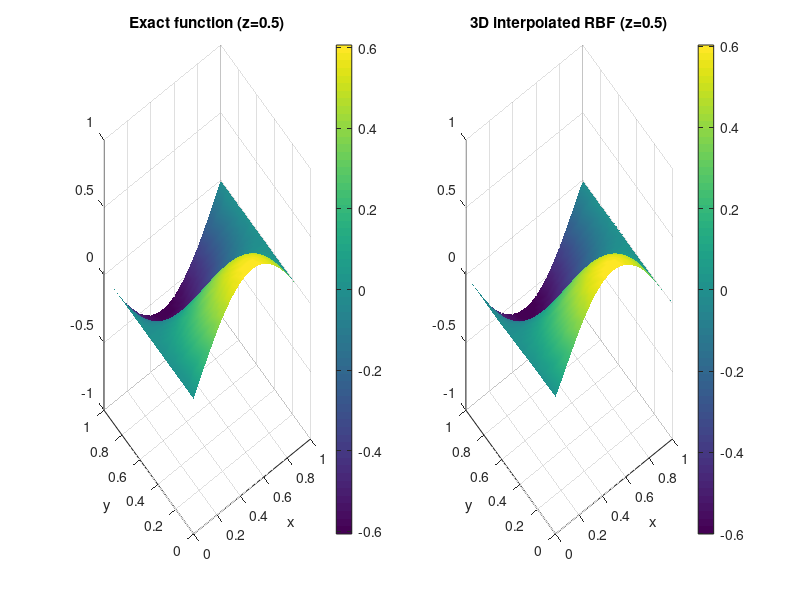

This chart was generated by the following MATLAB code: (Note: this script raises an error after producing the figure.)
%% RBF 3D
clear; clc; close all;
% --- 3D target function ---
f = @(x,y,z) sin(pi*x) .* cos(pi*y) .* exp(-z);
% --- Scattered data points in 3D ---
N = 200;
rng(42);
x_data = rand(N,1);
y_data = rand(N,1);
z_data = rand(N,1);
f_data = f(x_data, y_data, z_data);
% --- Shape parameter ---
epsilon = 3;
% --- RBF function (Gaussian) ---
phi = @(r) exp(-(epsilon*r).^2);
% --- Building matrix A ---
A = zeros(N, N);
for i = 1:N
for j = 1:N
        r = sqrt((x_data(i)-x_data(j))^2 + ...
                 (y_data(i)-y_data(j))^2 + ...
                 (z_data(i)-z_data(j))^2);
        A(i,j) = phi(r);
end
end
% --- Solving ---
w = A \ f_data;
% --- Evaluation on a 3D grid (slice at z=0.5) ---
[Xg, Yg] = meshgrid(linspace(0,1,50), linspace(0,1,50));
z_coupe = 0.5;
x_eval = Xg(:);
y_eval = Yg(:);
z_eval = z_coupe * ones(size(x_eval));
f_rbf = zeros(size(x_eval));
for i = 1:N
    r = sqrt((x_eval - x_data(i)).^2 + ...
             (y_eval - y_data(i)).^2 + ...
             (z_eval - z_data(i)).^2);
    f_rbf = f_rbf + w(i) * phi(r);
end
F_rbf = reshape(f_rbf, size(Xg));
F_exact = f(Xg, Yg, z_coupe);
% --- Display ---
figure;
subplot(1,2,1);
surf(Xg, Yg, F_exact); title('Exact function (z=0.5)');
shading interp; colorbar; xlabel('x'); ylabel('y');
subplot(1,2,2);
surf(Xg, Yg, F_rbf); title('3D interpolated RBF (z=0.5)');
shading interp; colorbar; xlabel('x'); ylabel('y');
sgtitle('3D RBF - Slice at z = 0.5');
% --- Max error ---
fprintf('Max error 3D: %.6f\n', max(abs(F_rbf(:) - F_exact(:))))
